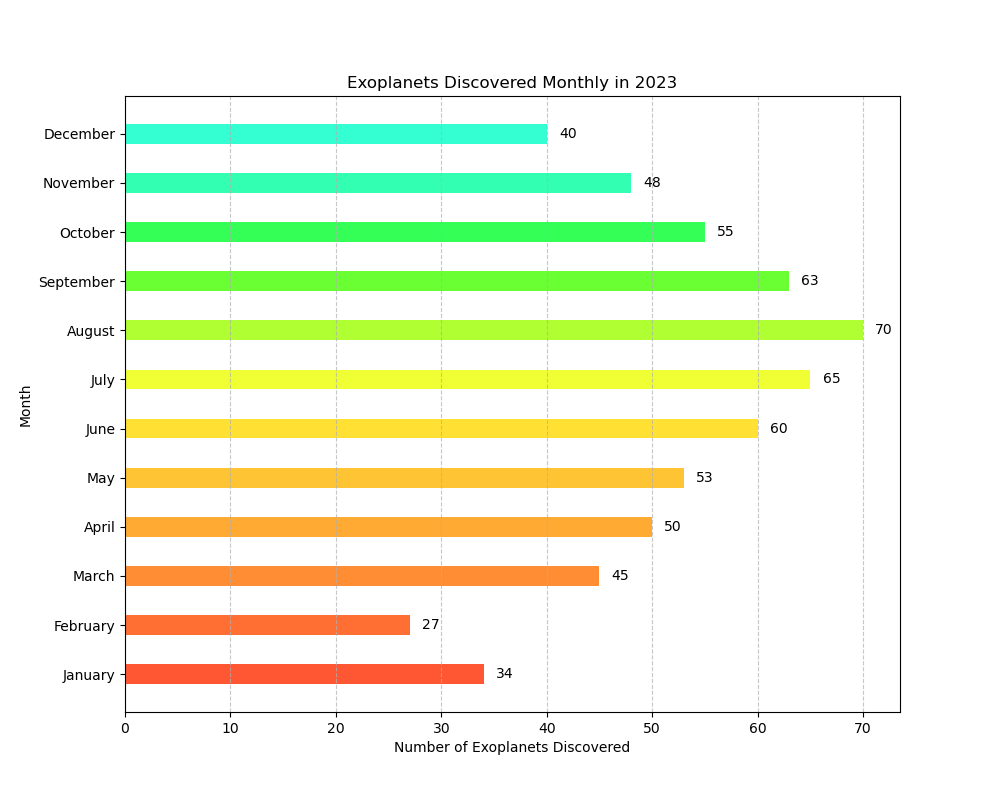

This figure's Python source:

import matplotlib.pyplot as plt

# Data
months = ['January', 'February', 'March', 'April', 'May', 'June', 'July', 'August', 'September', 'October', 'November', 'December']
exoplanets_discovered = [34, 27, 45, 50, 53, 60, 65, 70, 63, 55, 48, 40]

# Color codes for each bar
colors = ['#FF5733', '#FF6F33', '#FF8D33', '#FFAA33', '#FFC433', '#FFE033', '#EFFF33', '#B0FF33', '#6AFF33', '#33FF57', '#33FFB2', '#33FFD2']

# Bar width
bar_height = 0.4

# Create horizontal bar chart
plt.figure(figsize=(10, 8))
bar_container = plt.barh(months, exoplanets_discovered, color=colors, height=bar_height)

# Add data labels
for bar in bar_container:
    width = bar.get_width()
    plt.text(width + 2, bar.get_y() + bar.get_height()/2, f'{width}', ha='center', va='center')

# Title and labels
plt.title('Exoplanets Discovered Monthly in 2023')
plt.xlabel('Number of Exoplanets Discovered')
plt.ylabel('Month')

# Customize the grid
plt.grid(axis='x', linestyle='--', alpha=0.7)

# Show plot
plt.show()
